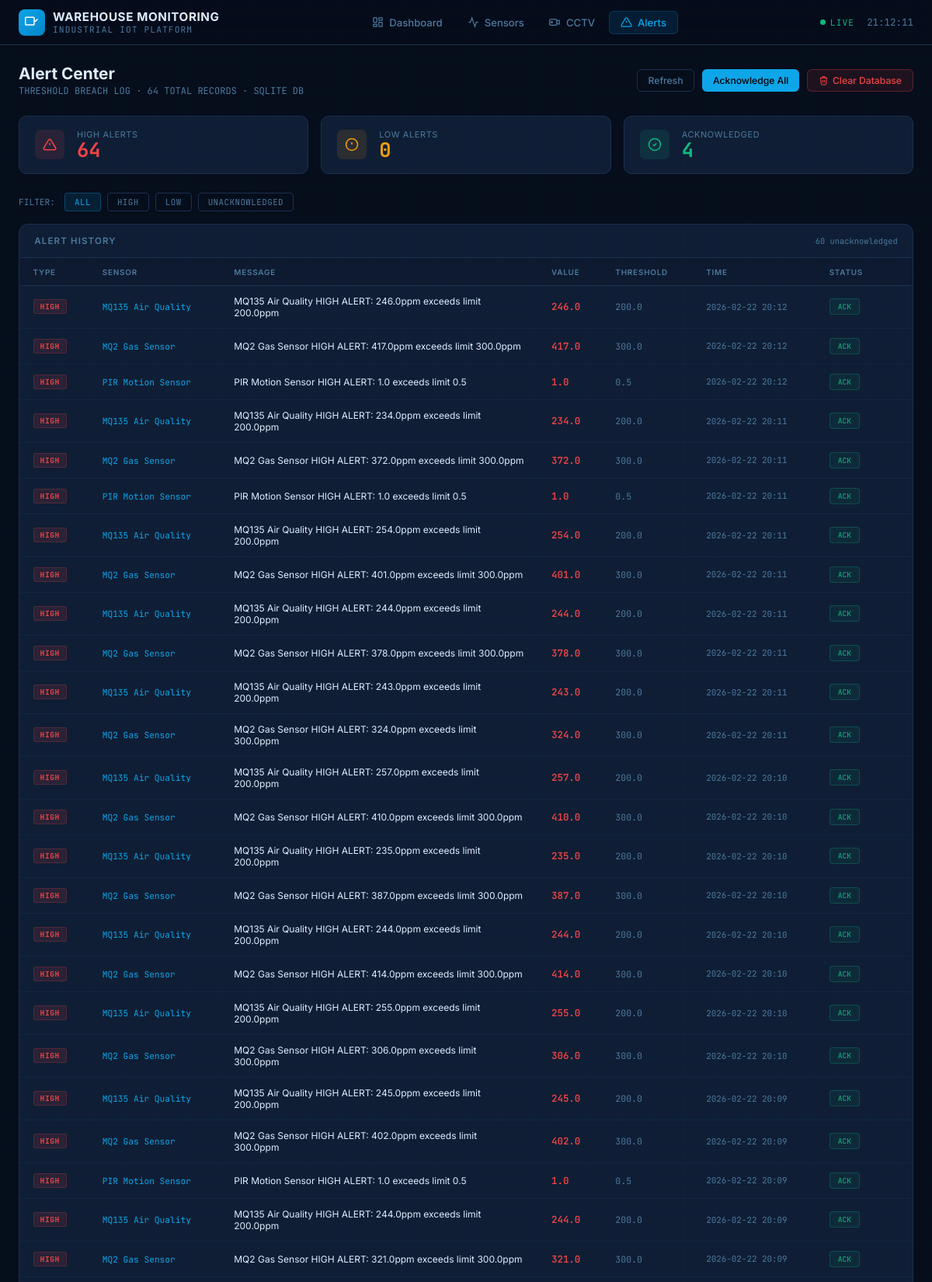
Screenshot of /alerts (upper part) with the database file from the repository.
### tables this page shows
CREATE TABLE alerts (
            id           INTEGER PRIMARY KEY AUTOINCREMENT,
            sensor_key   TEXT    NOT NULL,
            sensor_name  TEXT    NOT NULL,
            value        REAL    NOT NULL,
            threshold    REAL    NOT NULL,
            alert_type   TEXT    NOT NULL,
            message      TEXT    NOT NULL,
            timestamp    DATETIME DEFAULT CURRENT_TIMESTAMP,
            acknowledged INTEGER DEFAULT 0
        );

### app.py (the view)
@app.route("/alerts")
def alerts_page():
    conn = get_db()
    all_alerts = conn.execute(
        "SELECT * FROM alerts ORDER BY timestamp DESC LIMIT 200"
    ).fetchall()
    unacked = conn.execute(
        "SELECT COUNT(*) FROM alerts WHERE acknowledged=0"
    ).fetchone()[0]
    conn.close()
    return render_template("alerts.html", alerts=all_alerts, unacked=unacked)

### app.py (called while the page is built)
def get_db():
    conn = sqlite3.connect(DB_PATH)
    conn.row_factory = sqlite3.Row
    return conn

### templates/alerts.html (shortened to what this page needs)
<!DOCTYPE html>
<html lang="en">
<head>
</head>
<body>
    <header class="topbar">
        <div class="topbar-left">
            <div class="logo">
                <div class="logo-icon"><svg viewBox="0 0 24 24" fill="none" stroke="white" stroke-width="2" width="18"
                        height="18">
                        <rect x="1" y="3" width="15" height="13" rx="1" />
                        <path d="m16 8 2 2 4-4" />
                    </svg></div>
                <div>
                    <div class="logo-text">WAREHOUSE MONITORING</div>
                    <div class="logo-sub">INDUSTRIAL IOT PLATFORM</div>
                </div>
            </div>
        </div>
        <nav class="topbar-nav">
            <a href="/" class="nav-item"><svg viewBox="0 0 24 24" fill="none" stroke="currentColor" stroke-width="2">
                    <rect width="7" height="9" x="3" y="3" rx="1" />
                    <rect width="7" height="5" x="14" y="3" rx="1" />
                    <rect width="7" height="9" x="14" y="12" rx="1" />
                    <rect width="7" height="5" x="3" y="16" rx="1" />
                </svg>Dashboard</a>
            <a href="/sensors" class="nav-item"><svg viewBox="0 0 24 24" fill="none" stroke="currentColor"
                    stroke-width="2">
                    <path d="M22 12h-4l-3 9L9 3l-3 9H2" />
                </svg>Sensors</a>
            <a href="/cctv" class="nav-item"><svg viewBox="0 0 24 24" fill="none" stroke="currentColor"
                    stroke-width="2">
                    <path d="m15 10 4.553-2.07A1 1 0 0 1 21 8.87v6.26a1 1 0 0 1-1.447.93L15 14" />
                    <rect x="1" y="6" width="15" height="12" rx="2" />
                    <circle cx="5.5" cy="12" r="1.5" />
                </svg>CCTV</a>
            <a href="/alerts" class="nav-item active"><svg viewBox="0 0 24 24" fill="none" stroke="currentColor"
                    stroke-width="2">
                    <path
                        d="M10.29 3.86 1.82 18a2 2 0 0 0 1.71 3h16.94a2 2 0 0 0 1.71-3L13.71 3.86a2 2 0 0 0-3.42 0z" />
                    <line x1="12" y1="9" x2="12" y2="13" />
                    <line x1="12" y1="17" x2="12.01" y2="17" />
                </svg>Alerts</a>
        </nav>
        <div class="topbar-right">
            <div class="live-dot-wrap">
                <div class="live-dot"></div>LIVE
            </div>
            <div class="sys-time" id="clock">--:--:--</div>
        </div>
    </header>
    <main class="page">
        <div class="page-header">
            <div>
                <h1>Alert Center</h1>
                <p>THRESHOLD BREACH LOG · {{ alerts | length }} TOTAL RECORDS · SQLITE DB</p>
            </div>
            <div class="header-actions">
                <button class="btn btn-ghost" onclick="location.reload()">Refresh</button>
                <button class="btn btn-primary" onclick="ackAll()">Acknowledge All</button>
                <button class="btn btn-clear" onclick="showClearModal()">
                    <svg width="13" height="13" viewBox="0 0 24 24" fill="none" stroke="currentColor" stroke-width="2">
                        <polyline points="3 6 5 6 21 6" />
                        <path d="M19 6l-1 14a2 2 0 0 1-2 2H8a2 2 0 0 1-2-2L5 6" />
                        <path d="M10 11v6" />
                        <path d="M14 11v6" />
                        <path d="M9 6V4a1 1 0 0 1 1-1h4a1 1 0 0 1 1 1v2" />
                    </svg>
                    Clear Database
                </button>
            </div>
        </div>
        {% set high_count = alerts | selectattr('alert_type','equalto','HIGH') | list | length %}
        {% set low_count = alerts | selectattr('alert_type','equalto','LOW') | list | length %}
        {% set acked = alerts | selectattr('acknowledged','equalto',1) | list | length %}
        <div class="summary-row">
            <div class="sum-card">
                <div class="sum-icon ic-red"><svg viewBox="0 0 24 24" fill="none" stroke="currentColor"
                        stroke-width="2">
                        <path
                            d="M10.29 3.86 1.82 18a2 2 0 0 0 1.71 3h16.94a2 2 0 0 0 1.71-3L13.71 3.86a2 2 0 0 0-3.42 0z" />
                        <line x1="12" y1="9" x2="12" y2="13" />
                        <line x1="12" y1="17" x2="12.01" y2="17" />
                    </svg></div>
                <div>
                    <div class="sum-label">High Alerts</div>
                    <div class="sum-val" style="color:var(--danger)">{{ high_count }}</div>
                </div>
            </div>
            <div class="sum-card">
                <div class="sum-icon ic-amber"><svg viewBox="0 0 24 24" fill="none" stroke="currentColor"
                        stroke-width="2">
                        <circle cx="12" cy="12" r="10" />
                        <line x1="12" y1="8" x2="12" y2="12" />
                        <line x1="12" y1="16" x2="12.01" y2="16" />
                    </svg></div>
                <div>
                    <div class="sum-label">Low Alerts</div>
                    <div class="sum-val" style="color:var(--warning)">{{ low_count }}</div>
                </div>
            </div>
            <div class="sum-card">
                <div class="sum-icon ic-green"><svg viewBox="0 0 24 24" fill="none" stroke="currentColor"
                        stroke-width="2">
                        <path d="M9 12l2 2 4-4" />
                        <circle cx="12" cy="12" r="10" />
                    </svg></div>
                <div>
                    <div class="sum-label">Acknowledged</div>
                    <div class="sum-val" style="color:var(--success)">{{ acked }}</div>
                </div>
            </div>
        </div>
        <div class="filter-bar">
            <span style="font-size:.7rem;color:var(--muted);margin-right:.25rem;font-family:var(--mono);">FILTER:</span>
            <button class="filter-btn active" onclick="filterAlerts('all',this)">ALL</button>
            <button class="filter-btn" onclick="filterAlerts('HIGH',this)">HIGH</button>
            <button class="filter-btn" onclick="filterAlerts('LOW',this)">LOW</button>
            <button class="filter-btn" onclick="filterAlerts('unacked',this)">UNACKNOWLEDGED</button>
        </div>
        <div class="alert-table-wrap">
            <div class="table-header">
                <span class="table-title">Alert History</span>
                <span style="font-family:var(--mono);font-size:.65rem;color:var(--muted);">{{ unacked }}
                    unacknowledged</span>
            </div>
            {% if alerts %}
            <div style="overflow-x:auto;">
                <table id="alertTable">
                    <thead>
                        <tr>
                            <th>Type</th>
                            <th>Sensor</th>
                            <th>Message</th>
                            <th>Value</th>
                            <th>Threshold</th>
                            <th>Time</th>
                            <th>Status</th>
                        </tr>
                    </thead>
                    <tbody>
                        {% for a in alerts %}
                        <tr data-type="{{ a['alert_type'] }}" data-acked="{{ a['acknowledged'] }}"
                            id="row{{ a['id'] }}">
                            <td><span
                                    class="at-tag {% if a['alert_type']=='HIGH' %}at-high{% else %}at-low{% endif %}">{{
                                    a['alert_type'] }}</span></td>
                            <td><span class="at-sensor">{{ a['sensor_name'] }}</span></td>
                            <td class="at-msg" style="font-size:.75rem;">{{ a['message'] }}</td>
                            <td class="at-val"
                                style="color:{% if a['alert_type']=='HIGH' %}var(--danger){% else %}var(--warning){% endif %}">
                                {{ a['value'] }}</td>
                            <td style="font-family:var(--mono);font-size:.72rem;color:var(--muted);">{{ a['threshold']
                                }}</td>
                            <td class="at-time">{{ a['timestamp'][0:16] }}</td>
                            <td>
                                {% if a['acknowledged'] %}
                                <span class="acked">Acknowledged</span>
                                {% else %}
                                <button class="ack-btn" onclick="acknowledge({{ a['id'] }})">ACK</button>
                                {% endif %}
                            </td>
                        </tr>
                        {% endfor %}
                    </tbody>
                </table>
            </div>
            {% endif %}
        </div>
    </main>
</body>
</html>

### rows the page displays
alerts: alert_type "HIGH", sensor_name "MQ135 Air Quality", message "MQ135 Air Quality HIGH ALERT: 246.0ppm exceeds limit 200.0ppm", value "246.0", threshold "200.0", timestamp "2026-02-22 20:12"
alerts: alert_type "HIGH", sensor_name "MQ2 Gas Sensor", message "MQ2 Gas Sensor HIGH ALERT: 417.0ppm exceeds limit 300.0ppm", value "417.0", threshold "300.0", timestamp "2026-02-22 20:12"
alerts: alert_type "HIGH", sensor_name "PIR Motion Sensor", message "PIR Motion Sensor HIGH ALERT: 1.0 exceeds limit 0.5", value "1.0", threshold "0.5", timestamp "2026-02-22 20:12"
alerts: alert_type "HIGH", sensor_name "MQ135 Air Quality", message "MQ135 Air Quality HIGH ALERT: 234.0ppm exceeds limit 200.0ppm", value "234.0", threshold "200.0", timestamp "2026-02-22 20:11"
alerts: alert_type "HIGH", sensor_name "MQ2 Gas Sensor", message "MQ2 Gas Sensor HIGH ALERT: 372.0ppm exceeds limit 300.0ppm", value "372.0", threshold "300.0", timestamp "2026-02-22 20:11"
alerts: alert_type "HIGH", sensor_name "PIR Motion Sensor", message "PIR Motion Sensor HIGH ALERT: 1.0 exceeds limit 0.5", value "1.0", threshold "0.5", timestamp "2026-02-22 20:11"
alerts: alert_type "HIGH", sensor_name "MQ135 Air Quality", message "MQ135 Air Quality HIGH ALERT: 254.0ppm exceeds limit 200.0ppm", value "254.0", threshold "200.0", timestamp "2026-02-22 20:11"
alerts: alert_type "HIGH", sensor_name "MQ2 Gas Sensor", message "MQ2 Gas Sensor HIGH ALERT: 401.0ppm exceeds limit 300.0ppm", value "401.0", threshold "300.0", timestamp "2026-02-22 20:11"
alerts: alert_type "HIGH", sensor_name "MQ135 Air Quality", message "MQ135 Air Quality HIGH ALERT: 244.0ppm exceeds limit 200.0ppm", value "244.0", threshold "200.0", timestamp "2026-02-22 20:11"
alerts: alert_type "HIGH", sensor_name "MQ2 Gas Sensor", message "MQ2 Gas Sensor HIGH ALERT: 378.0ppm exceeds limit 300.0ppm", value "378.0", threshold "300.0", timestamp "2026-02-22 20:11"
alerts: alert_type "HIGH", sensor_name "MQ135 Air Quality", message "MQ135 Air Quality HIGH ALERT: 243.0ppm exceeds limit 200.0ppm", value "243.0", threshold "200.0", timestamp "2026-02-22 20:11"
alerts: alert_type "HIGH", sensor_name "MQ2 Gas Sensor", message "MQ2 Gas Sensor HIGH ALERT: 324.0ppm exceeds limit 300.0ppm", value "324.0", threshold "300.0", timestamp "2026-02-22 20:11"
alerts: alert_type "HIGH", sensor_name "MQ135 Air Quality", message "MQ135 Air Quality HIGH ALERT: 257.0ppm exceeds limit 200.0ppm", value "257.0", threshold "200.0", timestamp "2026-02-22 20:10"
alerts: alert_type "HIGH", sensor_name "MQ2 Gas Sensor", message "MQ2 Gas Sensor HIGH ALERT: 410.0ppm exceeds limit 300.0ppm", value "410.0", threshold "300.0", timestamp "2026-02-22 20:10"
alerts: alert_type "HIGH", sensor_name "MQ135 Air Quality", message "MQ135 Air Quality HIGH ALERT: 235.0ppm exceeds limit 200.0ppm", value "235.0", threshold "200.0", timestamp "2026-02-22 20:10"
alerts: alert_type "HIGH", sensor_name "MQ2 Gas Sensor", message "MQ2 Gas Sensor HIGH ALERT: 387.0ppm exceeds limit 300.0ppm", value "387.0", threshold "300.0", timestamp "2026-02-22 20:10"
alerts: alert_type "HIGH", sensor_name "MQ135 Air Quality", message "MQ135 Air Quality HIGH ALERT: 244.0ppm exceeds limit 200.0ppm", value "244.0", threshold "200.0", timestamp "2026-02-22 20:10"
alerts: alert_type "HIGH", sensor_name "MQ2 Gas Sensor", message "MQ2 Gas Sensor HIGH ALERT: 414.0ppm exceeds limit 300.0ppm", value "414.0", threshold "300.0", timestamp "2026-02-22 20:10"
alerts: alert_type "HIGH", sensor_name "MQ135 Air Quality", message "MQ135 Air Quality HIGH ALERT: 255.0ppm exceeds limit 200.0ppm", value "255.0", threshold "200.0", timestamp "2026-02-22 20:10"
alerts: alert_type "HIGH", sensor_name "MQ2 Gas Sensor", message "MQ2 Gas Sensor HIGH ALERT: 306.0ppm exceeds limit 300.0ppm", value "306.0", threshold "300.0", timestamp "2026-02-22 20:10"
alerts: alert_type "HIGH", sensor_name "MQ135 Air Quality", message "MQ135 Air Quality HIGH ALERT: 245.0ppm exceeds limit 200.0ppm", value "245.0", threshold "200.0", timestamp "2026-02-22 20:09"
alerts: alert_type "HIGH", sensor_name "MQ2 Gas Sensor", message "MQ2 Gas Sensor HIGH ALERT: 402.0ppm exceeds limit 300.0ppm", value "402.0", threshold "300.0", timestamp "2026-02-22 20:09"
alerts: alert_type "HIGH", sensor_name "PIR Motion Sensor", message "PIR Motion Sensor HIGH ALERT: 1.0 exceeds limit 0.5", value "1.0", threshold "0.5", timestamp "2026-02-22 20:09"
alerts: alert_type "HIGH", sensor_name "MQ135 Air Quality", message "MQ135 Air Quality HIGH ALERT: 244.0ppm exceeds limit 200.0ppm", value "244.0", threshold "200.0", timestamp "2026-02-22 20:09"
alerts: alert_type "HIGH", sensor_name "MQ2 Gas Sensor", message "MQ2 Gas Sensor HIGH ALERT: 321.0ppm exceeds limit 300.0ppm", value "321.0", threshold "300.0", timestamp "2026-02-22 20:09"

### other values shown
{{ alerts | length }} "64"
{{ high_count }} "64"
{{ low_count }} "0"
{{ acked }} "4"
{{ unacked }} "60"
